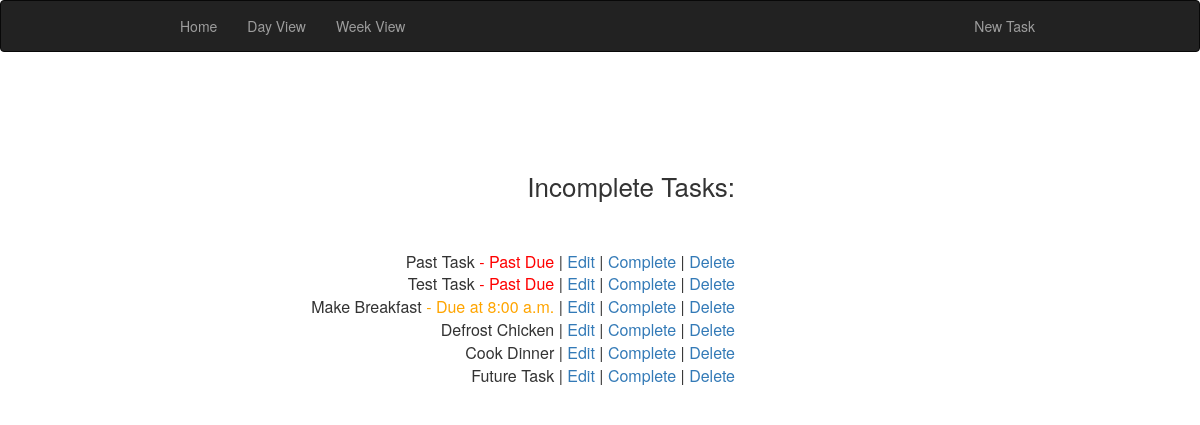
Page /todolist_app/ on the committed database.
### todolist_app/models.py (models this page shows, shortened)
class Task(models.Model):
    name = models.CharField(max_length=100)
    due = models.DateTimeField()
    complete = models.BooleanField(default=False)
    datetime_completed = models.DateTimeField(null=True, blank=True, default=None)
    def pastDue(self):
        if self.complete:
            return False
        return datetime.now() > self.due
    def dueSoon(self):
        TWELVE_HOURS = 60 * 60 * 12
        if self.pastDue() or self.complete:
            return False
        delta = self.due - datetime.now()
        if delta.days > 1:
            return False
        if delta.total_seconds() < TWELVE_HOURS:
            return True
        return False

### todolist_app/views.py (the view)
def index(request):
    template = loader.get_template('todolist_app/incomplete.html')
    tasks = Task.objects.all().filter(complete=False).order_by('due')
    return HttpResponse(template.render({'tasks': tasks}, request))

### todolist_app/templates/todolist_app/incomplete.html (shortened to what this page needs)
{% extends 'todolist_app/base.html' %}
{% block content %}
<div class="row">
    <div class="col-sm-8">
    <h2>Incomplete Tasks:</h2>
        <ul class="task-list">
            {% for task in tasks %}
                <li> {{ task.name }}
                     {% if task.pastDue %} <span class="past-due"> - Past Due</span> {% endif %}
                     {% if task.dueSoon %} <span class="due-soon"> - Due at {{ task.due|date:"g:i a" }}</span> {% endif %}
                            | <a href="{% url 'edit_task' task.pk %}">Edit</a>
                            | <a href="#" onclick="return fireAjax('{% url 'complete_task' task.pk %}')">Complete</a>
                            | <a href="#" onclick="return fireAjax('{% url 'delete_task' task.pk %}')">Delete</a>
                </li>
            {% endfor %}
        </ul>
    </div>
{% load staticfiles %}
{% endblock %}

### todolist_app/templates/todolist_app/base.html (shortened to what this page needs)
{% load staticfiles %}
<html>
    <head>
        <link rel="stylesheet" href="{% static 'todolist_app/css/bootstrap.css' %}">
        <link rel="stylesheet" href="{% static 'todolist_app/css/bootstrap.min.css' %}">
        <link rel="stylesheet" href="{% static 'todolist_app/css/sitestyle.css' %}">
    </head>
    <body>
        <nav class="navbar navbar-inverse">
            <div class="container">
                <ul class="nav navbar-nav">
                    <li><a href="{% url 'index' %}">Home</a></li>
                    <li><a href="{% url 'day' %}">Day View</a></li>
                    <li><a href="{% url 'week' %}">Week View</a></li>
                </ul>
                <ul class="nav navbar-nav navbar-right">
                    <li><a href="{% url 'edit_task' %}">New Task</a></li>
                </ul>
            </div>
        </nav>
        <div class="container">
            {% block content %}
            {% endblock %}
    </body>
</html>

### todolist_app/static/todolist_app/css/sitestyle.css (style rules this page uses)
ul { padding-left: 0; list-style-type: none; }
li { text-align: right; }
h2, h3 { margin-top: 0; text-align: right; }
h2 { font-size: 26px; margin-bottom: 50px; }
.container { width: 900px; }
.row { margin-top: 100px; }
.task-list li { font-size: 16px; }
.past-due { color: red; }
.due-soon { color: orange; }

### rows in the picture
Task: name "Past Task", complete "- Past Due"
Task: name "Test Task", complete "- Past Due"
Task: name "Make Breakfast", due "8:00 a.m."
Task: name "Defrost Chicken"
Task: name "Cook Dinner"
Task: name "Future Task"
